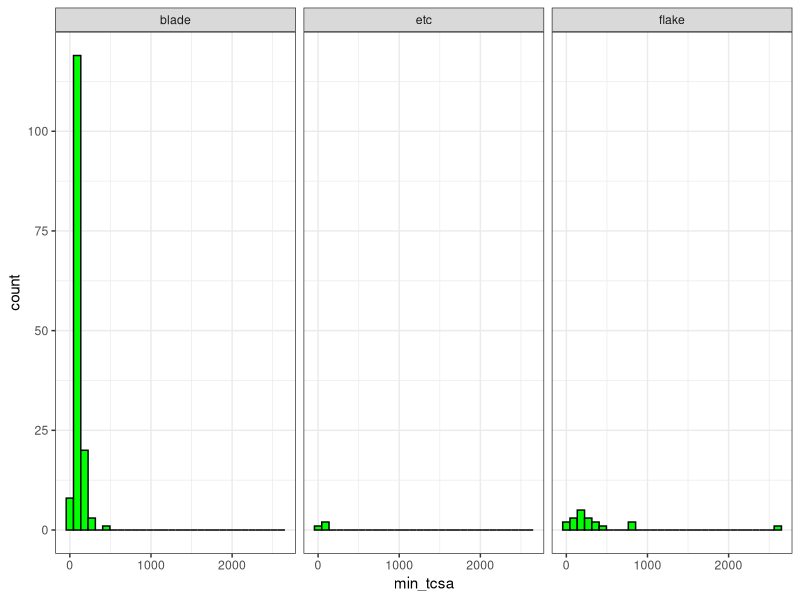
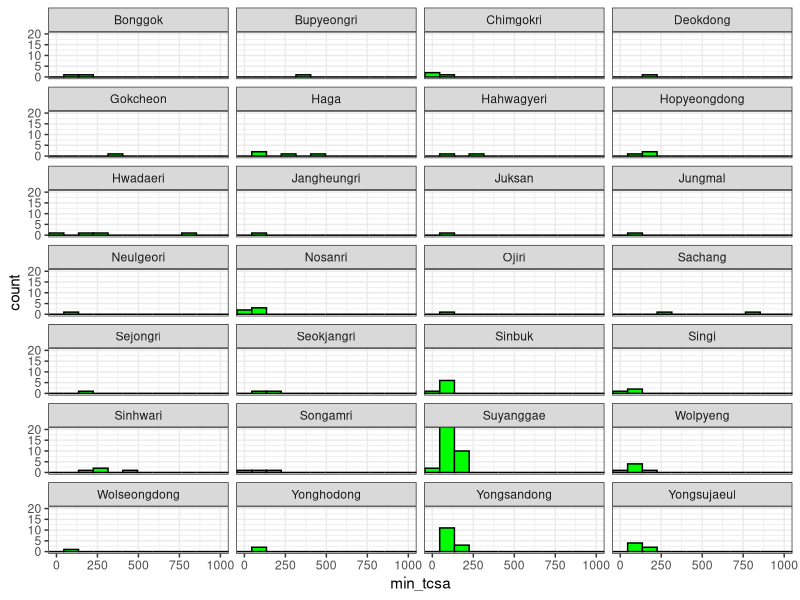
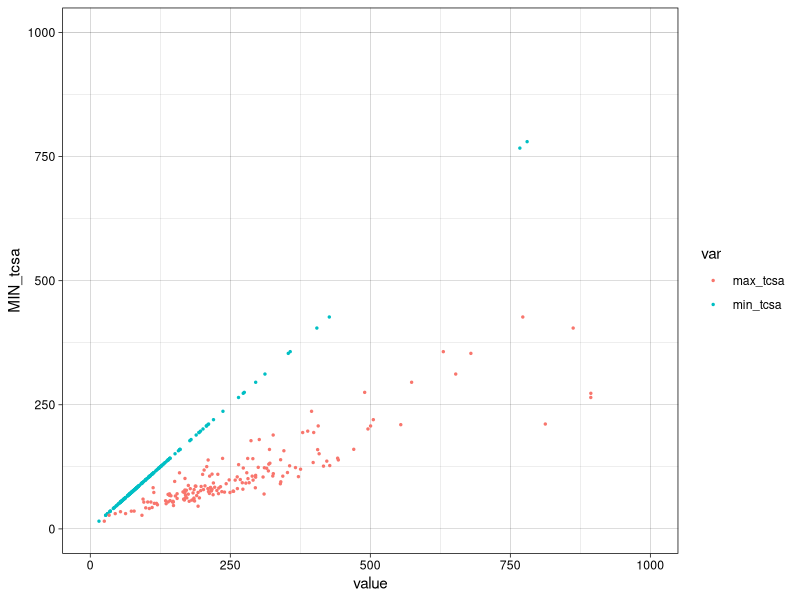

These charts were generated, in order, by the following R code:
library(readxl)
library(here)
library(tidyr)
library(dplyr)
library(ggplot2)

mydata <- read_excel(here("analysis/data/raw_data/TCSA_raw_data.xlsx"))

tcsa <- mydata %>%
  mutate(min_tcsa = 0.5 *Width * Thickness) %>%
  mutate(max_tcsa = 0.5 *Length * Thickness) %>%
  mutate(id = row_number())

cv <- function(x, ... ) sd(x, ...) / mean(x, ...) *100

mean(tcsa$min_tcsa)
sd(tcsa$min_tcsa)
cv(tcsa$min_tcsa)

#### histogram for min tcsa
all <- ggplot(tcsa, aes(min_tcsa)) +
  geom_histogram(color="black", fill="green") +
  theme_bw()

#Facet by raw material
all +  facet_wrap(~Blank, ncol = 3)


#Facet by raw site
all +  facet_wrap(~Site_name, ncol = 4) +
      coord_cartesian(xlim = c(0,1000), ylim = c(0,20))

#Facet by size class



########figure 5#############
# use two columns for x-axis like Lombard's figure 5
library(reshape2)
two_tcsa <- melt(tcsa, id.vars = c("min_tcsa", "max_tcsa"))

## combine min and max tcsas to one x-axis, and then make min again for y-axis
two_tcsa <- tcsa %>%
  pivot_longer(c(min_tcsa, max_tcsa), names_to = "var", values_to = "value") %>%
  mutate(MIN_tcsa = 0.5 *Width * Thickness)

ggplot(two_tcsa, aes(x = value, y = MIN_tcsa, color = var)) +
  geom_point(size = 0.5) +
  coord_cartesian(xlim = c(0,1000), ylim = c(0,1000)) +
  theme_linedraw()

